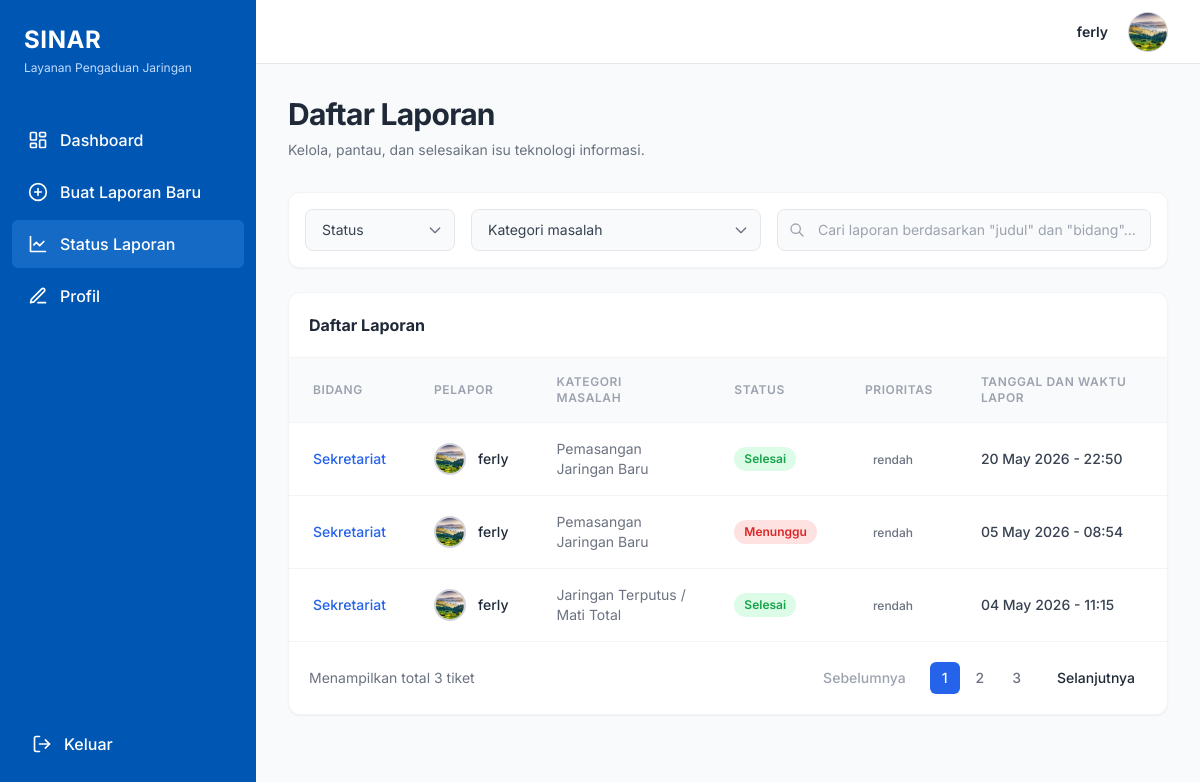
Screenshot of /status-laporan/ (signed in) with the database file from the repository.
### pengaduan/models.py (models this page shows, shortened)
class CustomUser(AbstractUser):
    bidang = models.ForeignKey(
        Bidang,
        on_delete=models.SET_NULL,
        null=True,
        blank=True,
        related_name='users',
        verbose_name="Asal Bidang"
    )
    foto_profil = models.ImageField(upload_to='profil/', null=True, blank=True, verbose_name="Foto Profil")
    nomor_telepon = models.CharField(max_length=20, null=True, blank=True, verbose_name="Nomor Telepon")
    is_teknisi = models.BooleanField(default=False, verbose_name="Status Teknisi")
    is_verified_teknisi = models.BooleanField(default=False, verbose_name="Teknisi Terverifikasi")

class Laporan(models.Model):
    STATUS_CHOICES = [
        ('menunggu', 'Menunggu'),
        ('diproses', 'Diproses'),
        ('selesai', 'Selesai'),
    ]
    KATEGORI_CHOICES = [
        ('jaringan_terputus', 'Jaringan Terputus / Mati Total'),
        ('koneksi_lambat', 'Koneksi Lambat / Tidak Stabil'),
        ('pemasangan_baru', 'Pemasangan Jaringan Baru'),
        ('kendala_intranet', 'Kendala Akses Intranet / Aplikasi Lokal'),
        ('kerusakan_fisik', 'Kerusakan Fisik Perangkat Jaringan'),
        ('relokasi_titik', 'Relokasi Titik Jaringan'),
        ('permintaan_konfigurasi', 'Permintaan Konfigurasi Jaringan'),
    ]
    PRIORITAS_CHOICES = [
        ('level_1', 'Level 1'),
        ('level_2', 'Level 2'),
        ('level_3', 'Level 3'),
        ('level_4', 'Level 4'),
    ]
    judul = models.CharField(max_length=200, verbose_name="Judul Masalah")
    kategori = models.CharField(max_length=50, choices=KATEGORI_CHOICES, verbose_name="Kategori Masalah")
    deskripsi = models.TextField(verbose_name="Deskripsi Detail")
    lampiran = models.FileField(upload_to='lampiran/', blank=True, null=True, verbose_name="Lampiran")
    pelapor = models.ForeignKey(
        CustomUser,
        on_delete=models.CASCADE,
        related_name='laporan_saya',
        verbose_name="Nama Pelapor"
    )
    bidang = models.ForeignKey(
        Bidang,
        on_delete=models.SET_NULL,
        null=True,
        related_name='laporan_bidang',
        verbose_name="Bidang Pelapor"
    )
    teknisi_bertugas = models.ForeignKey(
        CustomUser,
        on_delete=models.SET_NULL,
        null=True,
        blank=True,
        related_name='tugas_teknisi',
        limit_choices_to={'is_teknisi': True},
        verbose_name="Teknisi Bertugas"
    )
    status = models.CharField(max_length=20, choices=STATUS_CHOICES, default='menunggu', verbose_name="Status Laporan")
    solusi = models.TextField(blank=True, null=True, verbose_name="Solusi yang Diberikan")
    bukti_penyelesaian = models.ImageField(upload_to='bukti/', null=True, blank=True, verbose_name="Foto Bukti Penyelesaian")
    estimasi_mulai = models.DateTimeField(blank=True, null=True, verbose_name="Estimasi Mulai Dikerjakan")
    estimasi_penanganan = models.DateTimeField(blank=True, null=True, verbose_name="Estimasi Penanganan")
    prioritas = models.CharField(max_length=20, choices=PRIORITAS_CHOICES, default='level_1', verbose_name="Prioritas Laporan")
    rating = models.IntegerField(null=True, blank=True, verbose_name="Rating (1-5)")
    ulasan = models.TextField(blank=True, null=True, verbose_name="Ulasan Pelapor")
    created_at = models.DateTimeField(default=timezone.now, verbose_name="Tanggal Lapor")
    waktu_diambil = models.DateTimeField(blank=True, null=True, verbose_name="Waktu Mulai Dikerjakan")
    waktu_selesai = models.DateTimeField(blank=True, null=True, verbose_name="Waktu Selesai")
    updated_at = models.DateTimeField(auto_now=True, verbose_name="Terakhir Diupdate")
    class Meta:
        verbose_name_plural = "Laporan"
        ordering = ['-created_at']

class Bidang(models.Model):
    nama = models.CharField(max_length=100, unique=True, verbose_name="Nama Bidang")
    class Meta:
        verbose_name_plural = "Bidang"

### pengaduan/views.py (the view)
# urls.py: path('status-laporan/', views.status_laporan, name='status_laporan'),
@login_required
def status_laporan(request):
    if request.user.is_staff:
        return redirect('dashboard')
    laporans = Laporan.objects.filter(pelapor=request.user)
    q = request.GET.get('q')
    status = request.GET.get('status')
    kategori = request.GET.get('kategori')
    if q:
        from django.db.models import Q
        laporans = laporans.filter(
            Q(judul__icontains=q) |
            Q(bidang__nama__icontains=q)
        )
    if status:
        laporans = laporans.filter(status=status)
    if kategori:
        laporans = laporans.filter(kategori=kategori)
    context = {
        'laporans': laporans,
        'status_choices': Laporan.STATUS_CHOICES,
        'kategori_choices': Laporan.KATEGORI_CHOICES,
    }
    return render(request, 'status_laporan.html', context)

### templates/status_laporan.html (shortened to what this page needs)
{% extends 'base_user.html' %}
{% block nav_status_laporan %}bg-primary-hover bg-opacity-80{% endblock %}
{% block content %}
<div class="max-w-6xl mx-auto">
    <div class="mb-8">
        <h2 class="text-3xl font-bold text-gray-800 tracking-tight">Daftar Laporan</h2>
        <p class="text-gray-500 mt-2 text-sm">Kelola, pantau, dan selesaikan isu teknologi informasi.</p>
    </div>
    <form method="GET" action="{% url 'status_laporan' %}" class="bg-white rounded-xl shadow-sm border border-gray-100 p-4 mb-6 flex flex-wrap gap-4 items-center">
        <div class="relative min-w-[150px]">
            <select name="status" onchange="this.form.submit()" class="w-full appearance-none bg-gray-50 border border-gray-200 text-gray-700 text-sm rounded-lg px-4 py-2.5 focus:outline-none focus:ring-2 focus:ring-blue-500">
                <option value="" {% if not request.GET.status %}selected{% endif %}>Status</option>
            </select>
            <div class="pointer-events-none absolute inset-y-0 right-0 flex items-center px-3 text-gray-500">
            </div>
        </div>
        <div class="relative min-w-[180px]">
            <select name="kategori" onchange="this.form.submit()" class="w-full appearance-none bg-gray-50 border border-gray-200 text-gray-700 text-sm rounded-lg px-4 py-2.5 focus:outline-none focus:ring-2 focus:ring-blue-500">
                <option value="" {% if not request.GET.kategori %}selected{% endif %}>Kategori masalah</option>
            </select>
            <div class="pointer-events-none absolute inset-y-0 right-0 flex items-center px-3 text-gray-500">
            </div>
        </div>
        <div class="relative flex-1 min-w-[250px]">
            <div class="absolute inset-y-0 left-0 flex items-center pl-3 pointer-events-none text-gray-400">
            </div>
            <input type="text" name="q" value="{{ request.GET.q|default_if_none:'' }}" class="bg-gray-50 border border-gray-200 text-gray-900 text-sm rounded-lg focus:ring-blue-500 focus:border-blue-500 block w-full pl-10 p-2.5" placeholder="Cari laporan berdasarkan &quot;judul&quot; dan &quot;bidang&quot;..." onkeypress="if(event.key === 'Enter'){this.form.submit();}">
        </div>
    </form>
    <div class="bg-white rounded-xl shadow-sm border border-gray-100 overflow-hidden">
        <div class="p-5 border-b border-gray-100">
            <h3 class="font-bold text-gray-800">Daftar Laporan</h3>
        </div>
        <div class="overflow-x-auto">
            <table class="w-full text-sm text-left text-gray-500">
                <thead class="text-xs text-gray-400 uppercase bg-gray-50 border-b border-gray-100">
                    <tr>
                        <th scope="col" class="px-6 py-4 font-semibold tracking-wider">Bidang</th>
                        <th scope="col" class="px-6 py-4 font-semibold tracking-wider">Pelapor</th>
                        <th scope="col" class="px-6 py-4 font-semibold tracking-wider">Kategori Masalah</th>
                        <th scope="col" class="px-6 py-4 font-semibold tracking-wider">Status</th>
                        <th scope="col" class="px-6 py-4 font-semibold tracking-wider">Prioritas</th>
                        <th scope="col" class="px-6 py-4 font-semibold tracking-wider">Tanggal dan Waktu Lapor</th>
                    </tr>
                </thead>
                <tbody class="divide-y divide-gray-100">
                    {% for laporan in laporans %}
                    <tr class="hover:bg-gray-50 transition-colors cursor-pointer" data-href="{% url 'laporan_detail' laporan.id %}" onclick="window.location.href=this.dataset.href;">
                        <td class="px-6 py-4 whitespace-nowrap font-medium text-blue-600">{{ laporan.bidang.nama|default:"-" }}</td>
                        <td class="px-6 py-4 whitespace-nowrap">
                            <div class="flex items-center gap-3">
                                <div class="w-8 h-8 rounded-full border-2 border-gray-300 overflow-hidden bg-gray-200">
                                    {% if laporan.pelapor.foto_profil %}
                                        <img src="{{ laporan.pelapor.foto_profil.url }}" alt="Avatar" class="w-full h-full object-cover">
                                    {% else %}
                                        <img src="https://ui-avatars.com/api/?name={{ laporan.pelapor.username }}&background=random&color=fff" alt="Avatar" class="w-full h-full object-cover">
                                    {% endif %}
                                </div>
                                <span class="font-medium text-gray-800">{{ laporan.pelapor.get_full_name|default:laporan.pelapor.username }}</span>
                            </div>
                        </td>
                        <td class="px-6 py-4">{{ laporan.get_kategori_display }}</td>
                        <td class="px-6 py-4 whitespace-nowrap">
                            {% if laporan.status == 'menunggu' %}
                            <span class="inline-flex items-center px-2.5 py-1 rounded-full text-xs font-semibold bg-red-100 text-red-600">Menunggu</span>
                            {% elif laporan.status == 'diproses' %}
                            <span class="inline-flex items-center px-2.5 py-1 rounded-full text-xs font-semibold bg-yellow-100 text-yellow-700">Diproses</span>
                            {% else %}
                            <span class="inline-flex items-center px-2.5 py-1 rounded-full text-xs font-semibold bg-green-100 text-green-600">Selesai</span>
                            {% endif %}
                        </td>
                        <td class="px-6 py-4 whitespace-nowrap">
                            <span class="inline-flex items-center px-2 py-0.5 rounded text-xs font-medium
                                ">
                                {{ laporan.get_prioritas_display|default:"Level 1" }}
                            </span>
                        </td>
                        <td class="px-6 py-4 whitespace-nowrap text-gray-700 font-medium">{{ laporan.created_at|date:"d M Y - H:i" }}</td>
                    </tr>
                    {% empty %}
                    <tr>
                        <td colspan="5" class="px-6 py-8 text-center text-gray-500">Belum ada laporan yang masuk.</td>
                    </tr>
                    {% endfor %}
                </tbody>
            </table>
        </div>
        <div class="p-5 border-t border-gray-100 flex flex-col md:flex-row justify-between items-center gap-4 text-sm text-gray-500">
            <div>Menampilkan total {{ laporans.count }} tiket</div>
            <div class="flex items-center gap-1">
                <button class="px-3 py-1.5 text-gray-400 hover:text-gray-600 font-medium mr-2">Sebelumnya</button>
                <button class="px-3 py-1.5 bg-blue-600 text-white rounded-md font-medium">1</button>
                <button class="px-3 py-1.5 hover:bg-gray-100 rounded-md font-medium">2</button>
                <button class="px-3 py-1.5 hover:bg-gray-100 rounded-md font-medium">3</button>
                <button class="px-3 py-1.5 text-gray-800 hover:text-blue-600 font-medium ml-2">Selanjutnya</button>
            </div>
        </div>
    </div>
</div>
{% endblock %}

### templates/base_user.html (shortened to what this page needs)
{% load static %}
<!DOCTYPE html>
<html lang="id">
<head>
    <script src="https://cdn.tailwindcss.com"></script>
</head>
<body class="bg-bg-light text-gray-800 font-sans antialiased h-screen flex overflow-hidden">
    <aside class="w-64 bg-primary text-white flex flex-col justify-between h-full flex-shrink-0">
        <div>
            <div class="p-6">
                <h1 class="text-2xl font-bold tracking-wide">SINAR</h1>
                <p class="text-xs text-blue-200 mt-1">Layanan Pengaduan Jaringan</p>
            </div>
            <nav class="mt-4 flex flex-col gap-1 px-3">
                <a href="{% url 'dashboard' %}" class="flex items-center gap-3 px-4 py-3 rounded-md transition-colors {% block nav_beranda %}{% endblock %} hover:bg-primary-hover">
                    <span class="font-medium">Dashboard</span>
                </a>
                <a href="{% url 'buat_laporan' %}" class="flex items-center gap-3 px-4 py-3 rounded-md transition-colors {% block nav_buat_laporan %}{% endblock %} hover:bg-primary-hover">
                    <svg xmlns="http://www.w3.org/2000/svg" width="20" height="20" viewBox="0 0 24 24" fill="none" stroke="currentColor" stroke-width="2" stroke-linecap="round" stroke-linejoin="round"><circle cx="12" cy="12" r="10"/><line x1="12" y1="8" x2="12" y2="16"/><line x1="8" y1="12" x2="16" y2="12"/></svg>
                    <span class="font-medium">Buat Laporan Baru</span>
                </a>
                <a href="{% url 'status_laporan' %}" class="flex items-center gap-3 px-4 py-3 rounded-md transition-colors {% block nav_status_laporan %}{% endblock %} hover:bg-primary-hover">
                    <svg xmlns="http://www.w3.org/2000/svg" width="20" height="20" viewBox="0 0 24 24" fill="none" stroke="currentColor" stroke-width="2" stroke-linecap="round" stroke-linejoin="round"><path d="M3 3v18h18"/><path d="m19 9-5 5-4-4-3 3"/></svg>
                    <span class="font-medium">Status Laporan</span>
                </a>
                <a href="{% url 'edit_profil' %}" class="flex items-center gap-3 px-4 py-3 rounded-md transition-colors {% block nav_profil %}{% endblock %} hover:bg-primary-hover">
                    <svg xmlns="http://www.w3.org/2000/svg" width="20" height="20" viewBox="0 0 24 24" fill="none" stroke="currentColor" stroke-width="2" stroke-linecap="round" stroke-linejoin="round"><path d="M12 20h9"/><path d="M16.5 3.5a2.121 2.121 0 0 1 3 3L7 19l-4 1 1-4L16.5 3.5z"/></svg>
                    <span class="font-medium">Profil</span>
                </a>
            </nav>
        </div>
        <div class="p-4 mb-4">
            <a href="{% url 'logout' %}" class="flex items-center gap-3 px-4 py-3 rounded-md transition-colors hover:bg-primary-hover text-white">
                <svg xmlns="http://www.w3.org/2000/svg" width="20" height="20" viewBox="0 0 24 24" fill="none" stroke="currentColor" stroke-width="2" stroke-linecap="round" stroke-linejoin="round"><path d="M9 21H5a2 2 0 0 1-2-2V5a2 2 0 0 1 2-2h4"/><polyline points="16 17 21 12 16 7"/><line x1="21" x2="9" y1="12" y2="12"/></svg>
                <span class="font-medium">Keluar</span>
            </a>
        </div>
    </aside>
    <div class="flex-1 flex flex-col h-full overflow-hidden">
        <header class="bg-white h-16 border-b border-gray-200 flex items-center justify-between px-8 shrink-0 w-full">
            <div class="flex items-center gap-6 w-full justify-between">
                <div class="flex items-center gap-6">
                <div class="flex items-center gap-3">
                    <div class="text-right">
                        <div class="text-sm font-semibold text-gray-800">{{ request.user.first_name|default:request.user.username|default:"User" }}</div>
                    </div>
                    <div class="w-10 h-10 rounded-full bg-gray-200 border border-gray-300 overflow-hidden ml-2">
                        {% if request.user.foto_profil %}
                            <img src="{{ request.user.foto_profil.url }}" alt="Profile" class="w-full h-full object-cover">
                        {% else %}
                            <img src="https://ui-avatars.com/api/?name={{ request.user.first_name|default:request.user.username }}&background=f3f4f6&color=9ca3af" alt="Profile" class="w-full h-full object-cover">
                        {% endif %}
                    </div>
                </div>
            </div>
        </header>
        <main class="flex-1 overflow-y-auto p-8">
            {% block content %}{% endblock %}
        </main>
    </div>
</body>
</html>

### rows the page displays
CustomUser: user.first_name "ferly", user.foto_profil (picture)
Laporan: bidang.nama "Sekretariat", pelapor.foto_profil (picture), pelapor.get_full_name "ferly", kategori "Pemasangan Jaringan Baru", status "Selesai", prioritas "rendah", created_at "20 May 2026 - 22:50"
Laporan: bidang.nama "Sekretariat", pelapor.foto_profil (picture), pelapor.get_full_name "ferly", kategori "Pemasangan Jaringan Baru", status "Menunggu", prioritas "rendah", created_at "05 May 2026 - 08:54"
Laporan: bidang.nama "Sekretariat", pelapor.foto_profil (picture), pelapor.get_full_name "ferly", kategori "Jaringan Terputus / Mati Total", status "Selesai", prioritas "rendah", created_at "04 May 2026 - 11:15"

### other values shown
{{ laporans.count }} "3"
